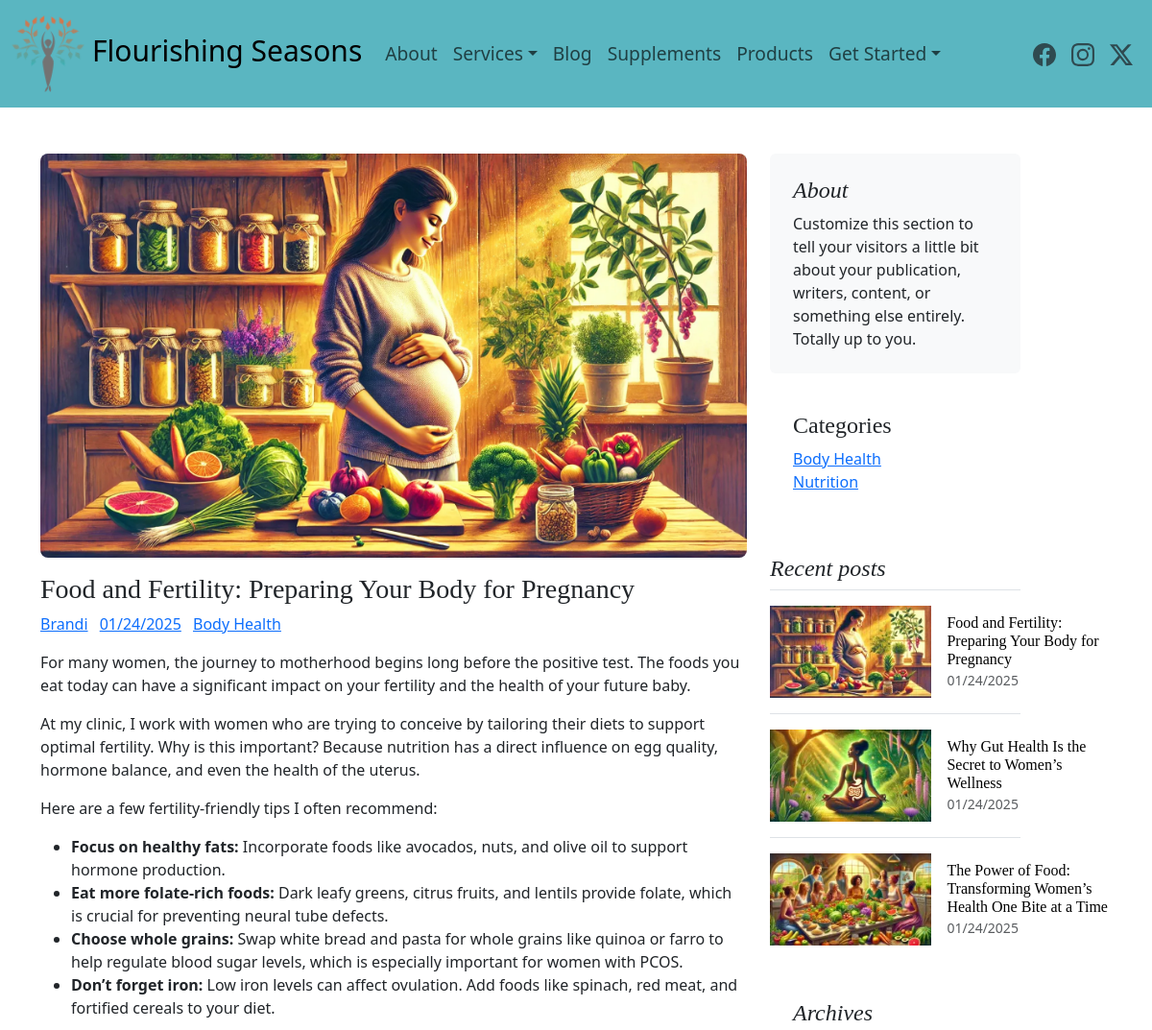
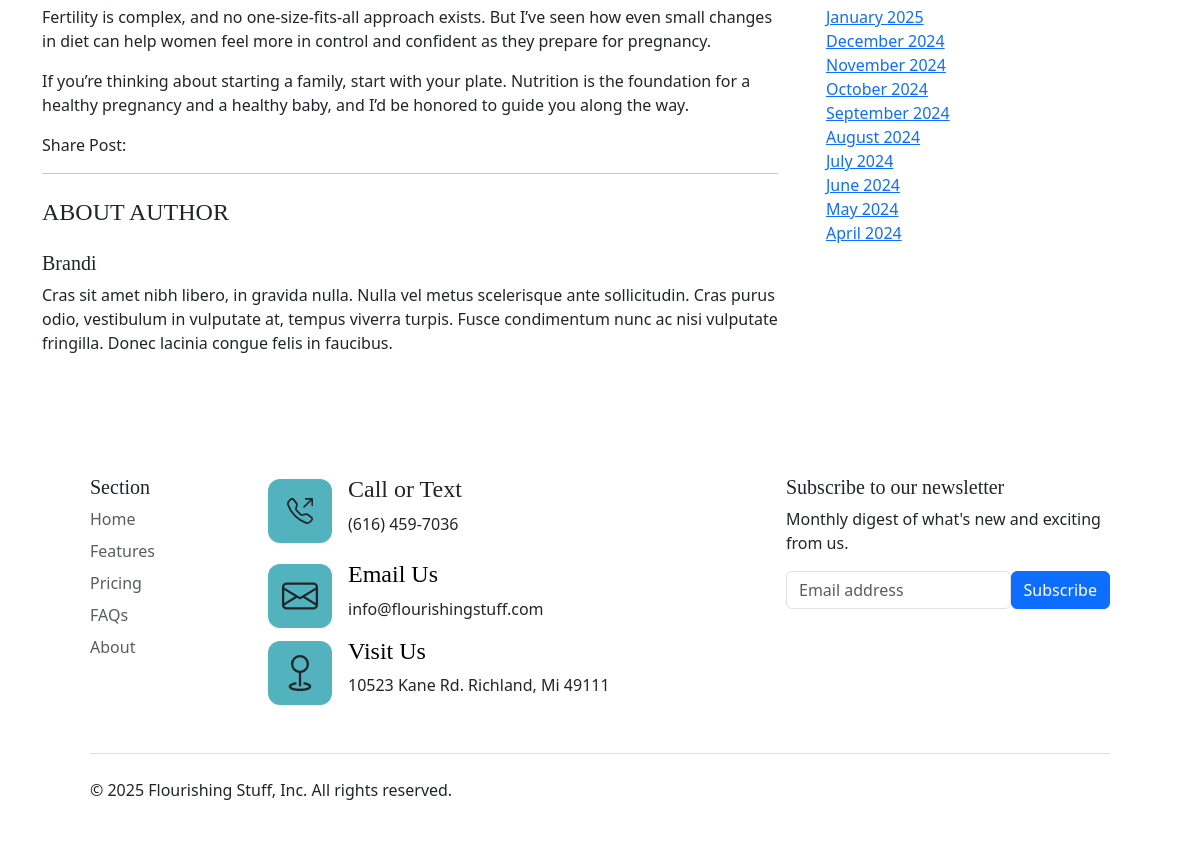
The page /post/5 on the database its author committed (2 pictures, top to bottom).
### main.py (models this page shows)
class Post(db.Model):
    id: Mapped[int] = mapped_column(Integer, primary_key=True)
    title: Mapped[str] = mapped_column(String(250), nullable=False)
    date: Mapped[str] = mapped_column(String(250), nullable=False)
    author: Mapped[str] = mapped_column(String(250), nullable=True)
    category: Mapped[str] = mapped_column(String(250), nullable=True)
    picture: Mapped[str] = mapped_column(String(250), nullable=True)
    thumb: Mapped[str] = mapped_column(String(250), nullable=True)
    body: Mapped[str] = mapped_column(String(12250), nullable=False)
    preview: Mapped[str] = mapped_column(String(1250), nullable=False)

### main.py (the view)
@app.route('/post/<int:post_id>')
def get_post(post_id):
    posts, posts_len, headline, f1, f2, categories = query_blog()
    print(categories)
    post = db.get_or_404(Post, post_id)
    return render_template("post.html", post=post, posts=posts, posts_len=posts_len, categories=categories)

### main.py (called while the page is built, shortened)
def query_blog():
    result = db.session.execute(db.select(Post).order_by(desc(Post.id)))
    posts = result.scalars().all()
    posts_len = len(posts)
    categories = []
    for _ in posts:
        if _.category == None or _.category == 'config':
            pass
        elif _.category not in categories:
            categories.append(_.category)
    hl = next(post for post in posts if post.id == int(posts[-1].body))
    f1 = next(post for post in posts if post.id == int(posts[-1].thumb))
    f2 = next(post for post in posts if post.id == int(posts[-1].picture))
    return posts, posts_len, hl, f1, f2, categories

### templates/post.html (shortened to what this page needs)
{% extends 'base.html' %}
{% block content %}
{% include 'header.html' %}
<section id="post">
    <div class="container py-5">
        <div class="row">
            <div class="col-md-8">
                <img src='/static/images/blog_images/{{post.picture}}' alt="" class="img-fluid mb-3 rounded-3">
                <div class="post-content">
                    <h3>{{post.title | safe }}</h3>
                    <ul class="post-meta list-inline">
                        <li class="list-inline-item">
                             <a href="#">{{post.author}}</a>
                        </li>
                        <li class="list-inline-item">
                             <a href="#">{{post.date}}</a>
                        </li>
                        <li class="list-inline-item">
                             <a href="#">{{post.category}}</a>
                        </li>
                    </ul>
                    <p>{{post.body | safe }}</p>
                    <ul class="list-inline share-buttons">
                        <li class="list-inline-item">Share Post:</li>
                    </ul>
                    <hr class="mb-4">
                    <h4 class="mb-4 text-uppercase font500">About Author</h4>
                    <div class="media mb-4">
                        <div class="media-body">
                            <h5 class="mt-0 font700">{{ post.author }}</h5> Cras sit amet nibh libero, in gravida nulla. Nulla vel metus scelerisque ante sollicitudin. Cras purus odio, vestibulum in vulputate at, tempus viverra turpis. Fusce condimentum nunc ac nisi vulputate fringilla. Donec lacinia congue felis in faucibus.
                        </div>
                    </div>
                </div>
            </div>
            {% include 'sidebar.html' %}
        </div>
    </div>
</section>
{% include 'footer.html' %}
{% endblock %}

### templates/sidebar.html
<div class="col-md-3">
  <div class="position-sticky" style="top: 4.5rem;">
    <div class="p-4 mb-3 bg-body-tertiary rounded">
      <h4 class="fst-italic">About</h4>
      <p class="mb-0">Customize this section to tell your visitors a little bit about your publication, writers, content, or something else entirely. Totally up to you.</p>
    </div>
    <div class="mb-4 p-4">
      <h4 class="sidebar-title">Categories</h4>
      <ul class="list-unstyled categories">
        {% for category in categories %}
        <li><a href="/category/{{ category }}">{{ category }}</a></li>
        {% endfor %}
      </ul>
    </div>
    <div>
      <h4 class="fst-italic">Recent posts</h4>
      <ul class="list-unstyled">
        {% for num in range(0, posts_len-1) %}
        <li>
          <a class="d-flex flex-column flex-lg-row gap-3 align-items-start align-items-lg-center py-3 link-body-emphasis text-decoration-none border-top" href="/post/{{ posts[num].id }}">
            <img src="/static/images/blog_images/{{ posts[num].thumb }}" class="bd-placeholder-img" width="100%" height="96">
            <div class="col-lg-8">
              <h6 class="mb-0">{{ posts[num].title }}</h6>
              <small class="text-body-secondary">{{ posts[num].date }}</small>
            </div>
          </a>
        </li>
        {% endfor %}
      </ul>
    </div>
    <div class="p-4">
      <h4 class="fst-italic">Archives</h4>
      <ol class="list-unstyled mb-0">
        <li><a href="#">January 2025</a></li>
        <li><a href="#">December 2024</a></li>
        <li><a href="#">November 2024</a></li>
        <li><a href="#">October 2024</a></li>
        <li><a href="#">September 2024</a></li>
        <li><a href="#">August 2024</a></li>
        <li><a href="#">July 2024</a></li>
        <li><a href="#">June 2024</a></li>
        <li><a href="#">May 2024</a></li>
        <li><a href="#">April 2024</a></li>
      </ol>
    </div>
  </div>
</div>

### static/css/styles.css (style rules this page uses)
h1,h2,h3,h4,h5,h6 { font-family: Poppins }
html { scroll-behavior: smooth; }
.row { display: flex; position: relative; z-index: 2; }

### rows shown on the page
Post: picture (picture), title "Food and Fertility: Preparing Your Body for Pregnancy", author "Brandi", date "01/24/2025", category "Body Health", body "For many women, the journey to motherhood begins long before the positive test. The foods you eat today can have a significant impact on your fertility and the health of your future baby. At my clinic, I work with women who are trying to conceive by tailoring their diets to support optimal fertility. Why is this important? Because nutrition has a direct influence on egg quality, hormone balance, and even the health of the uterus. Here are a few fertility-friendly tips I often recommend: Focus on healthy fats: Incorporate foods like avocados, nuts, and olive oil to support hormone production. Eat more folate-rich foods: Dark leafy greens, citrus fruits, and lentils provide folate, which is…", thumb (picture), title "Food and Fertility: Preparing Your Body for Pregnancy", date "01/24/2025"
Post: category "Nutrition", thumb (picture), title "The Power of Food: Transforming Women’s Health One Bite at a Time", date "01/24/2025"
Post: thumb (picture), title "Why Gut Health Is the Secret to Women’s Wellness", date "01/24/2025"
